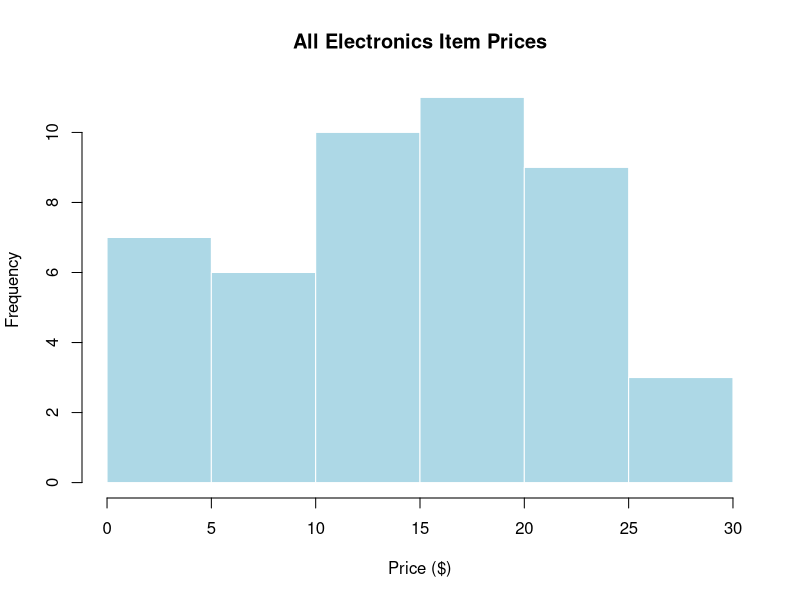

This figure's R source:
# Exercise 2: Equal-frequency binning, smoothing, and histogram
# The PDF's line wrapping makes the list order unclear. The values below are
# reconstructed and sorted from the numbers visible in the handout.
prices <- c(
  1, 1, rep(5, 5), 8, 8, rep(10, 4), 12,
  rep(14, 3), rep(15, 6), rep(18, 5),
  rep(20, 6), rep(21, 4), rep(25, 5), 28, 28, 30
)
prices <- sort(prices)

cat("Sorted prices (check against your handout):\n")
print(prices)
cat("Number of observations:", length(prices), "\n")

# Interpretation: "bin equal to 3" is taken to mean 3 equal-frequency bins.
# Each bin contains approximately the same number of observations.
make_equal_frequency_bins <- function(x, k = 3) {
  x <- sort(x)
  groups <- cut(seq_along(x), breaks = k, labels = FALSE)
  split(x, groups)
}
bins <- make_equal_frequency_bins(prices, 3)
cat("\nEqual-frequency bins (3 bins):\n")
print(bins)

# Smooth each value by its bin mean.
smooth_by_mean <- lapply(bins, function(b) rep(mean(b), length(b)))
cat("\nSmoothing by bin means:\n")
print(smooth_by_mean)

# Smooth by nearest bin boundary (ties go to the lower boundary).
smooth_by_boundary <- lapply(bins, function(b) {
  lo <- min(b); hi <- max(b)
  if (lo == hi) return(rep(lo, length(b)))
  ifelse(abs(b - lo) <= abs(b - hi), lo, hi)
})
cat("\nSmoothing by bin boundaries:\n")
print(smooth_by_boundary)

# Histogram of the original prices.
hist(prices, main = "All Electronics Item Prices",
     xlab = "Price ($)", ylab = "Frequency",
     col = "lightblue", border = "white")
